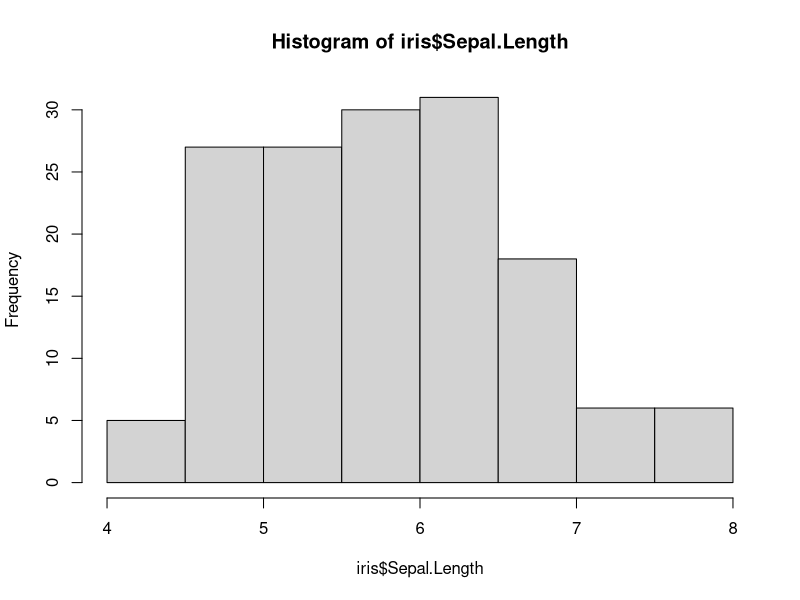
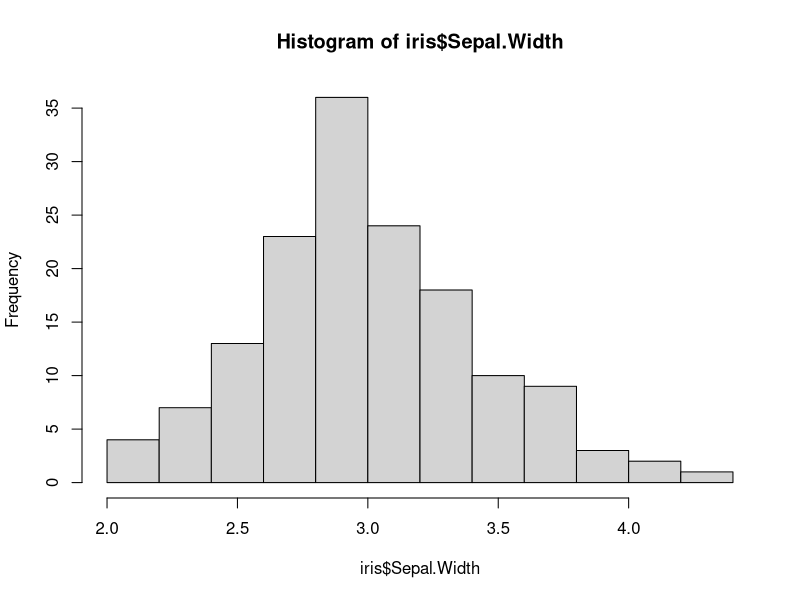
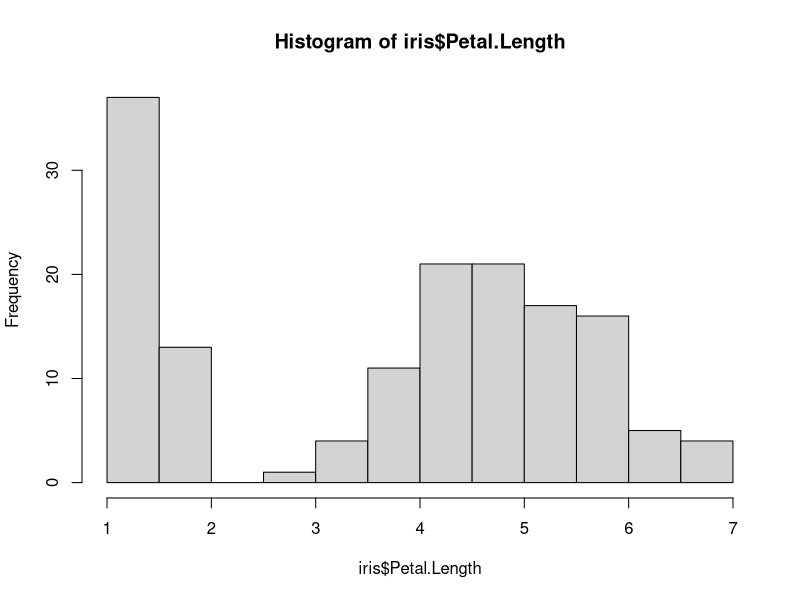
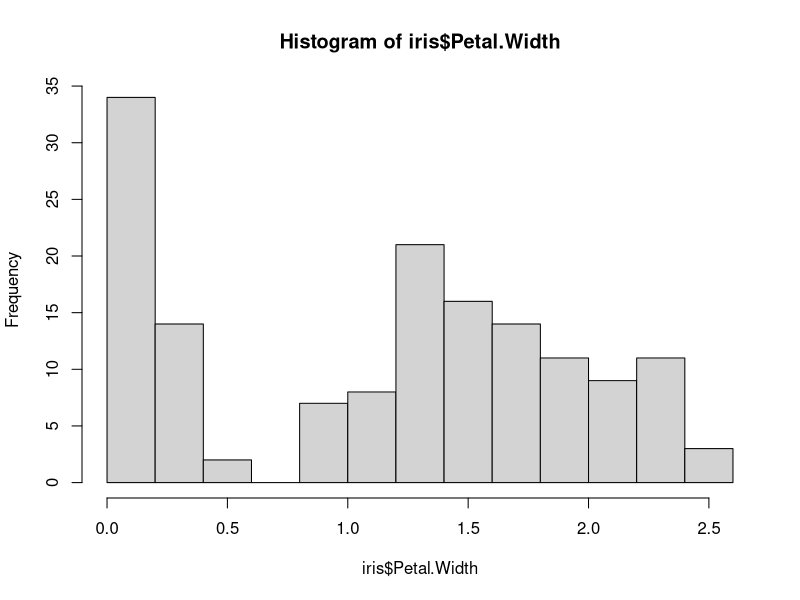
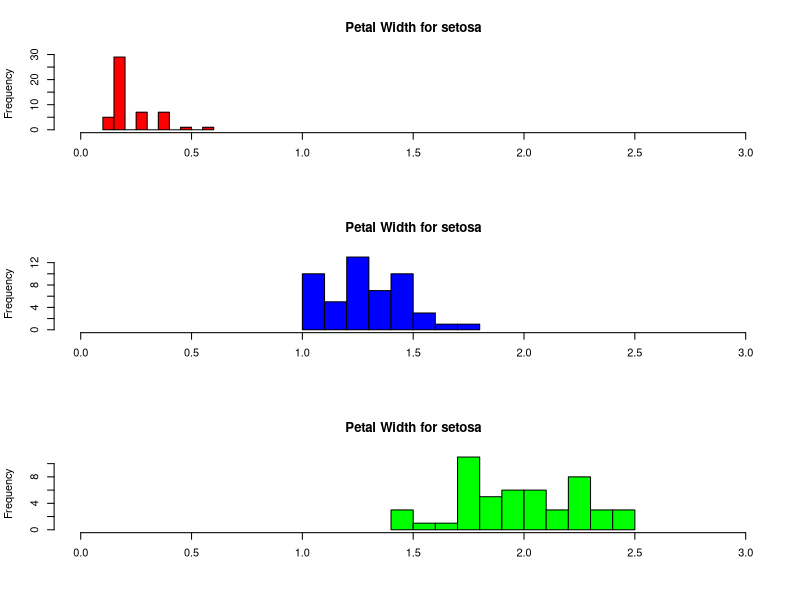

The R source for these figures, in order:
# Why use barplot: shape, gaps, outliers and symmetry

library(datasets)

?iris
head(iris)

# Basic histograms

hist(iris$Sepal.Length)
hist(iris$Sepal.Width)
hist(iris$Petal.Length)
hist(iris$Petal.Width)

# Histogram by groups

par(mfrow = c(3, 1))

hist(iris$Petal.Width [iris$Species == "setosa"],
     xlim = c(0, 3),
     breaks = 9,
     main = "Petal Width for setosa",
     xlab = "",
     col = "red")

hist(iris$Petal.Width [iris$Species == "versicolor"],
     xlim = c(0, 3),
     breaks = 9,
     main = "Petal Width for setosa",
     xlab = "",
     col = "blue")


hist(iris$Petal.Width [iris$Species == "virginica"],
     xlim = c(0, 3),
     breaks = 9,
     main = "Petal Width for setosa",
     xlab = "",
     col = "green")